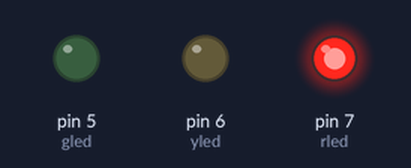
This sketch was run on a simulated Arduino Uno, built with avr-gcc and run on an emulated ATmega328P. Parts: output pins drawn as LEDs (lit = HIGH).

Above: at 1.5 s.
At 4.5 s:
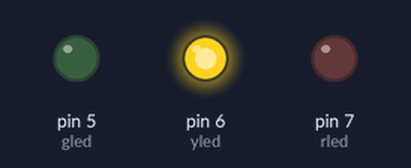
At 7.5 s:
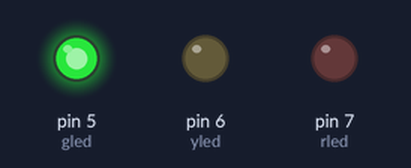
Timing chart, 0 to 11.7 s (numbered marks = the images above):
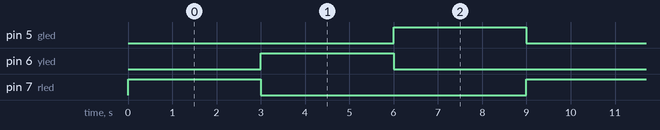

Measured:
- by itself, pin 5 (gled), pin 6 (yled), pin 7 (rled): alternates HIGH for 3.0 s and LOW for 6.0 s
- by itself, everything shown: repeats every 9.0 s, in 3 steps

The sketch:

traffic_light_project.ino
```cpp
/*

  Traffic light project

  https://khaledhalim.com/html/p_trafficLight.html

*/

#define rled 7  // define pin 7 as rled
#define yled 6  // define pin 7 as rled
#define gled 5  // define pin 7 as rled

void setup()
{
  pinMode(rled, OUTPUT);  // initialize digital pin rled as an output.
  pinMode(yled, OUTPUT);  // initialize digital pin yled as an output.
  pinMode(gled, OUTPUT);  // initialize digital pin gled as an output.
}

void loop()
{
  digitalWrite(rled, HIGH); // turn the red led on
  digitalWrite(yled, LOW); // turn the yellow led off
  digitalWrite(gled, LOW); // turn the green led off
  delay(3000);              // wait for 3 second
  digitalWrite(rled, LOW); // turn the red led off
  digitalWrite(yled, HIGH); // turn the yellow led on
  digitalWrite(gled, LOW); // turn the green led off
  delay(3000);              // wait for 3 second
  digitalWrite(rled, LOW); // turn the red led off
  digitalWrite(yled, LOW); // turn the yellow led off
  digitalWrite(gled, HIGH); // turn the green led on
  delay(3000);              // wait for 3 second
}
```
